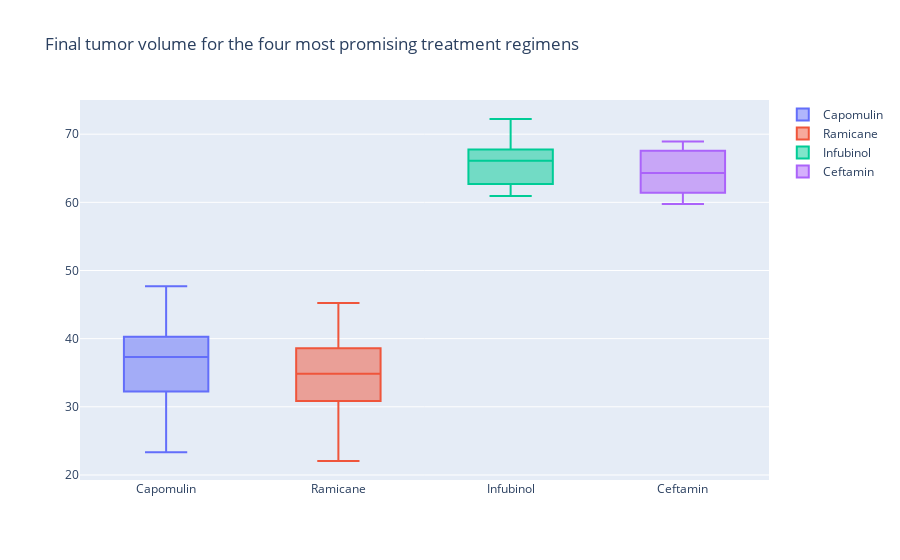

Notebook cell for this chart:
### Code cell
data = [trace0, trace1, trace2, trace3]
layout = go.Layout(title = "Final tumor volume for the four most promising treatment regimens")

fig = go.Figure(data=data, layout=layout)

fig.show()

### Figure 1 — Plotly figure (JSON) as saved in the notebook; plotly's stock layout.template omitted (floating-point values rounded to 4 significant figures)
{"data": [{"name": "Capomulin", "type": "box", "y": [23.34, 28.43, 28.48, 31.02, 31.9, 32.38, 33.33, 34.46, 36.04, 37.07, 37.31, 38.13, 38.85, 38.94, 38.98, 40.16, 40.66, 40.73, 41.48, 41.58, 47.69]}, {"name": "Ramicane", "type": "box", "y": [22.05, 29.13, 30.28, 30.56, 30.64, 31.1, 31.56, 32.98, 33.4, 33.56, 36.13, 36.37, 37.23, 37.31, 38.41, 38.81, 40.66, 40.67, 43.05, 45.22]}, {"name": "Infubinol", "type": "box", "y": [60.92, 62.44, 62.75, 65.53, 66.08, 66.2, 67.69, 67.97, 72.23]}, {"name": "Ceftamin", "type": "box", "y": [59.74, 59.85, 61.39, 61.43, 61.85, 63.0, 64.3, 64.63, 64.73, 67.53, 67.75, 68.59, 68.92]}], "layout": {"title": {"text": "Final tumor volume for the four most promising treatment regimens"}}}
